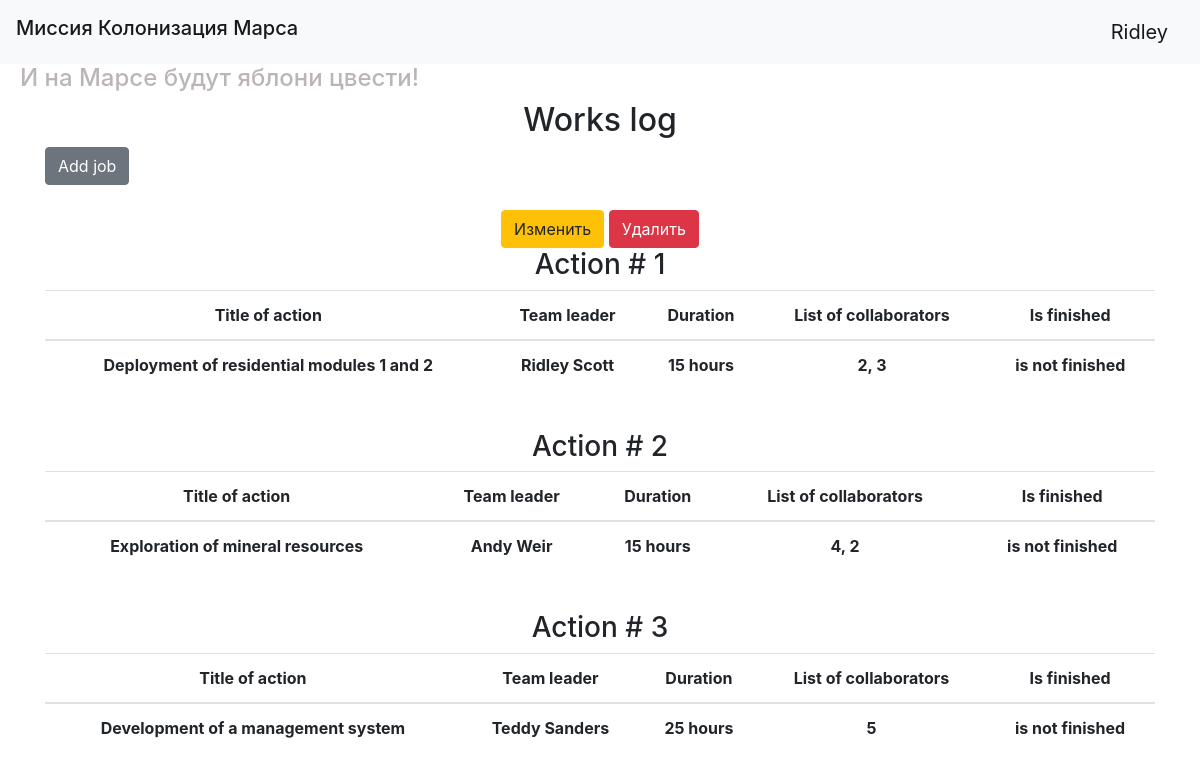
The page / (signed in) on the database its author committed.
### data/users.py (models this page shows, shortened)
class User(SqlAlchemyBase, UserMixin):
    __tablename__ = 'users'
    id = sqlalchemy.Column(sqlalchemy.Integer, primary_key=True, autoincrement=True)
    surname = sqlalchemy.Column(sqlalchemy.String)
    name = sqlalchemy.Column(sqlalchemy.String)
    age = sqlalchemy.Column(sqlalchemy.Integer)
    position = sqlalchemy.Column(sqlalchemy.String)
    speciality = sqlalchemy.Column(sqlalchemy.String)
    address = sqlalchemy.Column(sqlalchemy.String)
    email = sqlalchemy.Column(sqlalchemy.String, unique=True)
    hashed_password = sqlalchemy.Column(sqlalchemy.String)
    modified_date = sqlalchemy.Column(sqlalchemy.DateTime, default=datetime.datetime.now)

### data/jobs.py (models this page shows)
class Jobs(SqlAlchemyBase):
    __tablename__ = 'jobs'
    id = sqlalchemy.Column(sqlalchemy.Integer, primary_key=True, autoincrement=True)
    team_leader = sqlalchemy.Column(sqlalchemy.Integer, sqlalchemy.ForeignKey('users.id'))
    job = sqlalchemy.Column(sqlalchemy.String)
    work_size = sqlalchemy.Column(sqlalchemy.Integer)
    collaborators = sqlalchemy.Column(sqlalchemy.String)
    start_date = sqlalchemy.Column(sqlalchemy.DateTime, default=datetime.datetime.now)
    end_date = sqlalchemy.Column(sqlalchemy.DateTime, default=datetime.datetime.now)
    is_finished = sqlalchemy.Column(sqlalchemy.Boolean)

### app.py (the view)
@app.route("/")
def index():
    print(current_user.id)
    db_sess = create_session()
    jobs = [(db_sess.query(User).filter(User.id == job.team_leader).first(), job) for job in db_sess.query(Jobs).all()]
    return render_template("index.html", jobs=jobs)

### app.py (called while the page is built)
@login_manager.user_loader
def load_user(user_id):
    db_sess = create_session()
    return db_sess.query(User).get(user_id)

### data/db_session.py (called while the page is built)
def create_session() -> Session:
    global __factory
    return __factory()

### templates/index.html
{% extends 'base.html' %}
{% block style %}
    <link rel="stylesheet" type="text/css" href="{{ url_for('static', filename="/css/center.css") }}"/>
{% endblock %}
{% block content %}
    <h2 class="center">Works log</h2>
    {% if current_user.is_authenticated %}
        <a href="/jobs" class="btn btn-secondary">Add job</a>
    {% endif %}
    {% for job in jobs %}
        <div class="table-responsive center indent">
            {% if current_user.is_authenticated and current_user.id == job[1].team_leader %}
                <div>
                    <a href="/jobs/{{ job[1].id }}" class="btn btn-warning">
                        Изменить
                    </a>
                    <a href="/jobs_delete/{{ job[1].id }}" class="btn btn-danger">
                        Удалить
                    </a>
                </div>
            {% endif %}
            <h3>Action # {{ loop.index }}</h3>
            <table class="table align-middle">
                <thead>
                <tr>
                    <th>Title of action</th>
                    <th>Team leader</th>
                    <th>Duration</th>
                    <th>List of collaborators</th>
                    <th>Is finished</th>
                </tr>
                </thead>
                <tbody>
                <tr>
                    <th>
                        {{ job[1].job }}
                    </th>
                    <th>
                        {{ job[0].name }} {{ job[0].surname }}
                    </th>
                    <th>
                        {{ job[1].work_size }} hours
                    </th>
                    <th>
                        {{ job[1].collaborators }}
                    </th>
                    <th>
                        is{% if not job[1].is_finished %} not{% endif %} finished
                    </th>
                </tr>
                </tbody>
            </table>
        </div>
    {% endfor %}
{% endblock %}

### templates/base.html (shortened to what this page needs)
<!doctype html>
<html lang="en">
<head>
    <link rel="stylesheet"
          href="https://stackpath.bootstrapcdn.com/bootstrap/4.4.1/css/bootstrap.min.css"
>
    <link rel="stylesheet" type="text/css" href="../static/css/header.css"/>
    {% block style %}{% endblock %}
</head>
<body>
<header>
    <nav class="navbar navbar-light bg-light">
        <h1 class="navbar-brand">Миссия Колонизация Марса</h1>
        {% if current_user.is_authenticated %}
            <a class="navbar-brand" href="/logout">{{ current_user.name }}</a>
        {% else %}
            <p>
                <a class="btn btn-primary " href="/register">Зарегистрироваться</a>
                <a class="btn btn-success" href="/login">Войти</a>
            </p>
        {% endif %}
    </nav>
    <h4 class="header">И на Марсе будут яблони цвести!</h4>
</header>
<main role="main" class="container">
    {% block content %}{% endblock %}
</main>
</body>
</html>

### static/css/header.css (style rules this page uses)
h4.header { padding-left: 20px; color: #bbb5b8; }

### static/css/center.css (style rules this page uses)
.center { text-align: center; }
.indent { margin-bottom: 25px; margin-top: 25px; }

### rows shown on the page
User: name "Ridley", job "Deployment of residential modules 1 and 2", surname "Scott", work_size "15", collaborators "2, 3"
User: job "Exploration of mineral resources", name "Andy", surname "Weir", work_size "15", collaborators "4, 2"
User: job "Development of a management system", name "Teddy", surname "Sanders", work_size "25", collaborators "5"
